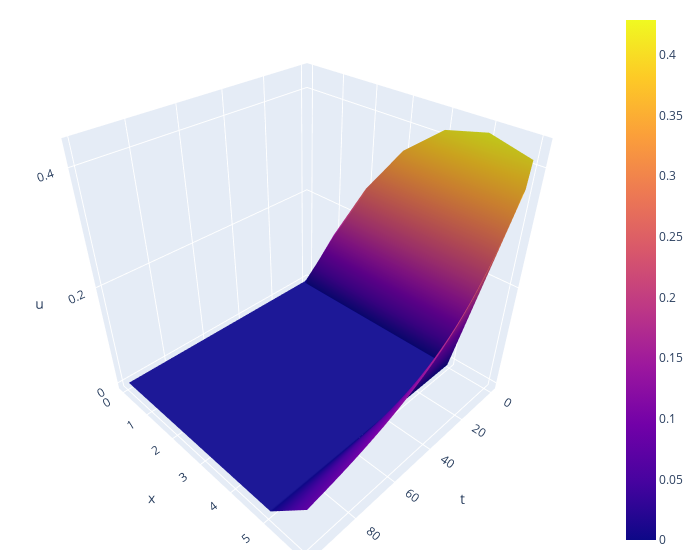

Write notebook code for a chart like this one.
### Markdown cell above
Построим 3Д график численного решения:

### Code cell
plot_3d(num_sol(7, 100, 1, 1, 0))

### Figure 1 — Plotly figure (JSON) as saved in the notebook; plotly's stock layout.template omitted (floating-point values rounded to 4 significant figures; data arrays with more than 128 entries replaced by an {"elided": "..."} marker saying what was removed)
{"data": [{"type": "surface", "z": {"elided": "7x100 float values"}}], "layout": {"margin": {"b": 10, "l": 10, "r": 20, "t": 10}, "scene": {"xaxis": {"title": {"text": "t"}}, "yaxis": {"title": {"text": "x"}}, "zaxis": {"title": {"text": "u"}}}, "width": 700}}
